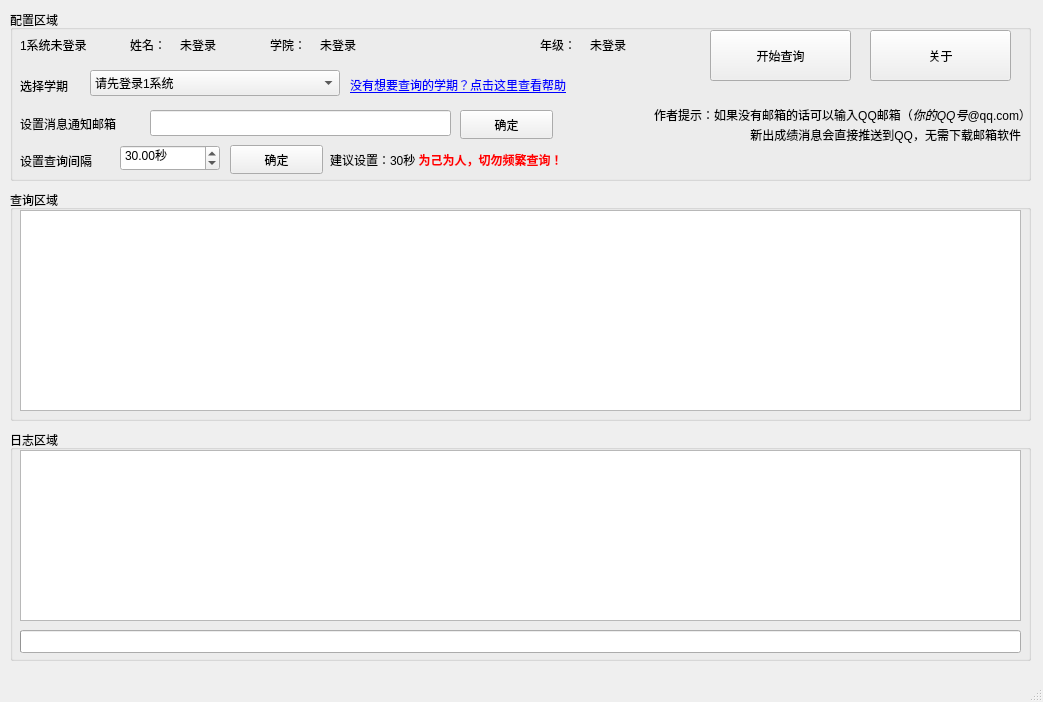
<?xml version="1.0" encoding="UTF-8"?>
<ui version="4.0">
 <class>MainWindow</class>
 <widget class="QMainWindow" name="MainWindow">
  <property name="geometry">
   <rect>
    <x>0</x>
    <y>0</y>
    <width>1043</width>
    <height>702</height>
   </rect>
  </property>
  <property name="windowTitle">
   <string>成绩自动查询</string>
  </property>
  <widget class="QWidget" name="centralwidget">
   <widget class="QGroupBox" name="configGroupBox">
    <property name="geometry">
     <rect>
      <x>10</x>
      <y>10</y>
      <width>1021</width>
      <height>171</height>
     </rect>
    </property>
    <property name="title">
     <string>配置区域</string>
    </property>
    <widget class="QLabel" name="label">
     <property name="geometry">
      <rect>
       <x>10</x>
       <y>20</y>
       <width>83</width>
       <height>29</height>
      </rect>
     </property>
     <property name="text">
      <string>1系统未登录</string>
     </property>
    </widget>
    <widget class="QLabel" name="label_2">
     <property name="geometry">
      <rect>
       <x>120</x>
       <y>20</y>
       <width>45</width>
       <height>29</height>
      </rect>
     </property>
     <property name="text">
      <string>姓名：</string>
     </property>
    </widget>
    <widget class="QLabel" name="label_3">
     <property name="geometry">
      <rect>
       <x>170</x>
       <y>20</y>
       <width>64</width>
       <height>29</height>
      </rect>
     </property>
     <property name="text">
      <string>未登录</string>
     </property>
    </widget>
    <widget class="QLabel" name="label_4">
     <property name="geometry">
      <rect>
       <x>260</x>
       <y>20</y>
       <width>51</width>
       <height>29</height>
      </rect>
     </property>
     <property name="text">
      <string>学院：</string>
     </property>
    </widget>
    <widget class="QLabel" name="label_5">
     <property name="geometry">
      <rect>
       <x>310</x>
       <y>20</y>
       <width>211</width>
       <height>29</height>
      </rect>
     </property>
     <property name="text">
      <string>未登录</string>
     </property>
    </widget>
    <widget class="QLabel" name="label_6">
     <property name="geometry">
      <rect>
       <x>530</x>
       <y>20</y>
       <width>51</width>
       <height>29</height>
      </rect>
     </property>
     <property name="text">
      <string>年级：</string>
     </property>
    </widget>
    <widget class="QLabel" name="label_7">
     <property name="geometry">
      <rect>
       <x>580</x>
       <y>20</y>
       <width>81</width>
       <height>29</height>
      </rect>
     </property>
     <property name="text">
      <string>未登录</string>
     </property>
    </widget>
    <widget class="QLabel" name="chooseTermLabel">
     <property name="geometry">
      <rect>
       <x>10</x>
       <y>60</y>
       <width>71</width>
       <height>31</height>
      </rect>
     </property>
     <property name="text">
      <string>选择学期</string>
     </property>
    </widget>
    <widget class="QComboBox" name="selectTermComboBox_2">
     <property name="geometry">
      <rect>
       <x>80</x>
       <y>60</y>
       <width>250</width>
       <height>26</height>
      </rect>
     </property>
     <property name="sizePolicy">
      <sizepolicy hsizetype="Preferred" vsizetype="Fixed">
       <horstretch>0</horstretch>
       <verstretch>0</verstretch>
      </sizepolicy>
     </property>
     <property name="minimumSize">
      <size>
       <width>250</width>
       <height>0</height>
      </size>
     </property>
     <property name="sizeIncrement">
      <size>
       <width>0</width>
       <height>0</height>
      </size>
     </property>
     <property name="baseSize">
      <size>
       <width>0</width>
       <height>0</height>
      </size>
     </property>
     <property name="currentText">
      <string>请先登录1系统</string>
     </property>
     <property name="iconSize">
      <size>
       <width>60</width>
       <height>20</height>
      </size>
     </property>
     <property name="placeholderText">
      <string/>
     </property>
     <item>
      <property name="text">
       <string>请先登录1系统</string>
      </property>
     </item>
    </widget>
    <widget class="QLabel" name="label_8">
     <property name="geometry">
      <rect>
       <x>340</x>
       <y>60</y>
       <width>281</width>
       <height>31</height>
      </rect>
     </property>
     <property name="text">
      <string>&lt;html&gt;&lt;head/&gt;&lt;body&gt;&lt;p&gt;&lt;a href=&quot;https://blog.cinea.com.cn/TJAGS/NoWantedTerm.html&quot;&gt;&lt;span style=&quot; text-decoration: underline; color:#0000ff;&quot;&gt;没有想要查询的学期？点击这里查看帮助&lt;/span&gt;&lt;/a&gt;&lt;/p&gt;&lt;/body&gt;&lt;/html&gt;</string>
     </property>
     <property name="openExternalLinks">
      <bool>true</bool>
     </property>
    </widget>
    <widget class="QLabel" name="label_9">
     <property name="geometry">
      <rect>
       <x>10</x>
       <y>98</y>
       <width>120</width>
       <height>31</height>
      </rect>
     </property>
     <property name="text">
      <string>设置消息通知邮箱</string>
     </property>
    </widget>
    <widget class="QLineEdit" name="mailLineEdt">
     <property name="geometry">
      <rect>
       <x>140</x>
       <y>100</y>
       <width>301</width>
       <height>26</height>
      </rect>
     </property>
    </widget>
    <widget class="QPushButton" name="mailConfirmBtn_2">
     <property name="geometry">
      <rect>
       <x>450</x>
       <y>100</y>
       <width>93</width>
       <height>29</height>
      </rect>
     </property>
     <property name="text">
      <string>确定</string>
     </property>
    </widget>
    <widget class="QLabel" name="cookieHelpLebel_3">
     <property name="geometry">
      <rect>
       <x>530</x>
       <y>90</y>
       <width>491</width>
       <height>31</height>
      </rect>
     </property>
     <property name="text">
      <string>&lt;html&gt;&lt;head/&gt;&lt;body&gt;&lt;p align=&quot;right&quot;&gt;作者提示：如果没有邮箱的话可以输入QQ邮箱（&lt;span style=&quot; font-style:italic;&quot;&gt;你的QQ号&lt;/span&gt;@qq.com）&lt;/p&gt;&lt;/body&gt;&lt;/html&gt;</string>
     </property>
     <property name="textFormat">
      <enum>Qt::RichText</enum>
     </property>
     <property name="scaledContents">
      <bool>false</bool>
     </property>
     <property name="wordWrap">
      <bool>true</bool>
     </property>
     <property name="margin">
      <number>0</number>
     </property>
     <property name="indent">
      <number>-1</number>
     </property>
    </widget>
    <widget class="QLabel" name="cookieHelpLebel_4">
     <property name="geometry">
      <rect>
       <x>630</x>
       <y>110</y>
       <width>381</width>
       <height>31</height>
      </rect>
     </property>
     <property name="text">
      <string>&lt;html&gt;&lt;head/&gt;&lt;body&gt;&lt;p align=&quot;right&quot;&gt;新出成绩消息会直接推送到QQ，无需下载邮箱软件&lt;/p&gt;&lt;/body&gt;&lt;/html&gt;</string>
     </property>
     <property name="textFormat">
      <enum>Qt::RichText</enum>
     </property>
     <property name="scaledContents">
      <bool>false</bool>
     </property>
     <property name="wordWrap">
      <bool>true</bool>
     </property>
     <property name="margin">
      <number>0</number>
     </property>
     <property name="indent">
      <number>-1</number>
     </property>
    </widget>
    <widget class="QLabel" name="label_10">
     <property name="geometry">
      <rect>
       <x>10</x>
       <y>130</y>
       <width>90</width>
       <height>41</height>
      </rect>
     </property>
     <property name="text">
      <string>设置查询间隔</string>
     </property>
    </widget>
    <widget class="QDoubleSpinBox" name="queryTimeEdit">
     <property name="geometry">
      <rect>
       <x>110</x>
       <y>135</y>
       <width>100</width>
       <height>26</height>
      </rect>
     </property>
     <property name="suffix">
      <string>秒</string>
     </property>
     <property name="minimum">
      <double>1.000000000000000</double>
     </property>
     <property name="maximum">
      <double>10000.000000000000000</double>
     </property>
     <property name="value">
      <double>30.000000000000000</double>
     </property>
    </widget>
    <widget class="QPushButton" name="delayTimeOK">
     <property name="geometry">
      <rect>
       <x>220</x>
       <y>135</y>
       <width>93</width>
       <height>29</height>
      </rect>
     </property>
     <property name="text">
      <string>确定</string>
     </property>
    </widget>
    <widget class="QLabel" name="label_11">
     <property name="geometry">
      <rect>
       <x>320</x>
       <y>130</y>
       <width>290</width>
       <height>41</height>
      </rect>
     </property>
     <property name="text">
      <string>&lt;html&gt;&lt;head/&gt;&lt;body&gt;&lt;p&gt;建议设置：30秒 &lt;span style=&quot; font-weight:600; color:#ff0000;&quot;&gt;为己为人，切勿频繁查询！&lt;/span&gt;&lt;/p&gt;&lt;/body&gt;&lt;/html&gt;</string>
     </property>
     <property name="textFormat">
      <enum>Qt::RichText</enum>
     </property>
    </widget>
    <widget class="QPushButton" name="startButton">
     <property name="geometry">
      <rect>
       <x>700</x>
       <y>20</y>
       <width>141</width>
       <height>51</height>
      </rect>
     </property>
     <property name="text">
      <string>开始查询</string>
     </property>
    </widget>
    <widget class="QPushButton" name="aboutBtn">
     <property name="geometry">
      <rect>
       <x>860</x>
       <y>20</y>
       <width>141</width>
       <height>51</height>
      </rect>
     </property>
     <property name="text">
      <string>关于</string>
     </property>
    </widget>
   </widget>
   <widget class="QGroupBox" name="queryBox">
    <property name="geometry">
     <rect>
      <x>10</x>
      <y>430</y>
      <width>1021</width>
      <height>231</height>
     </rect>
    </property>
    <property name="title">
     <string>日志区域</string>
    </property>
    <widget class="QProgressBar" name="progressBar">
     <property name="geometry">
      <rect>
       <x>10</x>
       <y>200</y>
       <width>1001</width>
       <height>23</height>
      </rect>
     </property>
     <property name="toolTip">
      <string>&lt;html&gt;&lt;head/&gt;&lt;body&gt;&lt;p&gt;这里是查询进度条&lt;/p&gt;&lt;p&gt;&lt;span style=&quot; font-style:italic;&quot;&gt;用来搞心理安慰作用的，其实和查询进度没关系&lt;/span&gt;&lt;/p&gt;&lt;/body&gt;&lt;/html&gt;</string>
     </property>
     <property name="value">
      <number>0</number>
     </property>
     <property name="textVisible">
      <bool>false</bool>
     </property>
     <property name="orientation">
      <enum>Qt::Horizontal</enum>
     </property>
    </widget>
    <widget class="QTextEdit" name="outputWindow">
     <property name="geometry">
      <rect>
       <x>10</x>
       <y>20</y>
       <width>1001</width>
       <height>171</height>
      </rect>
     </property>
     <property name="toolTip">
      <string>&lt;html&gt;&lt;head/&gt;&lt;body&gt;&lt;p&gt;这里是日志输出区域&lt;/p&gt;&lt;/body&gt;&lt;/html&gt;</string>
     </property>
     <property name="undoRedoEnabled">
      <bool>false</bool>
     </property>
     <property name="readOnly">
      <bool>true</bool>
     </property>
     <property name="acceptRichText">
      <bool>true</bool>
     </property>
    </widget>
   </widget>
   <widget class="QGroupBox" name="groupBox">
    <property name="geometry">
     <rect>
      <x>10</x>
      <y>190</y>
      <width>1021</width>
      <height>231</height>
     </rect>
    </property>
    <property name="title">
     <string>查询区域</string>
    </property>
    <widget class="QTableWidget" name="scoreTable">
     <property name="geometry">
      <rect>
       <x>10</x>
       <y>20</y>
       <width>1001</width>
       <height>201</height>
      </rect>
     </property>
    </widget>
   </widget>
  </widget>
  <widget class="QStatusBar" name="statusbar"/>
 </widget>
 <resources/>
 <connections/>
</ui>
